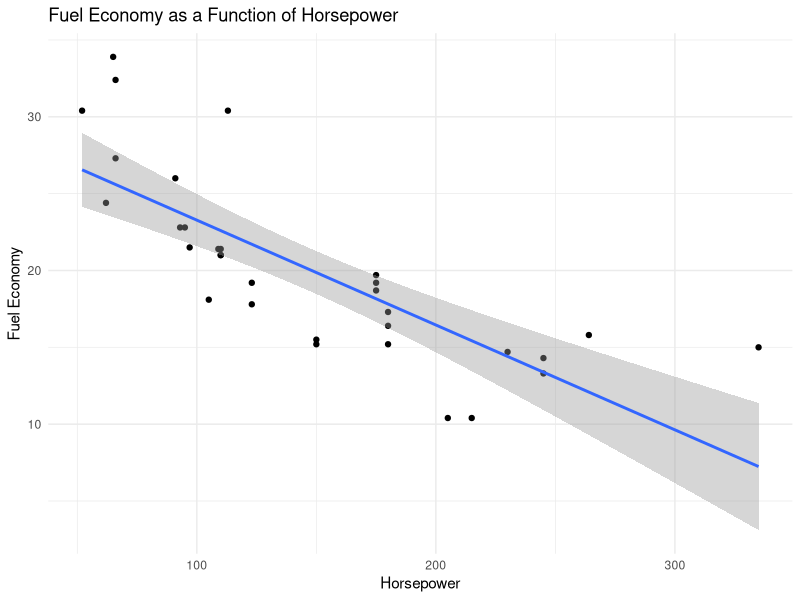
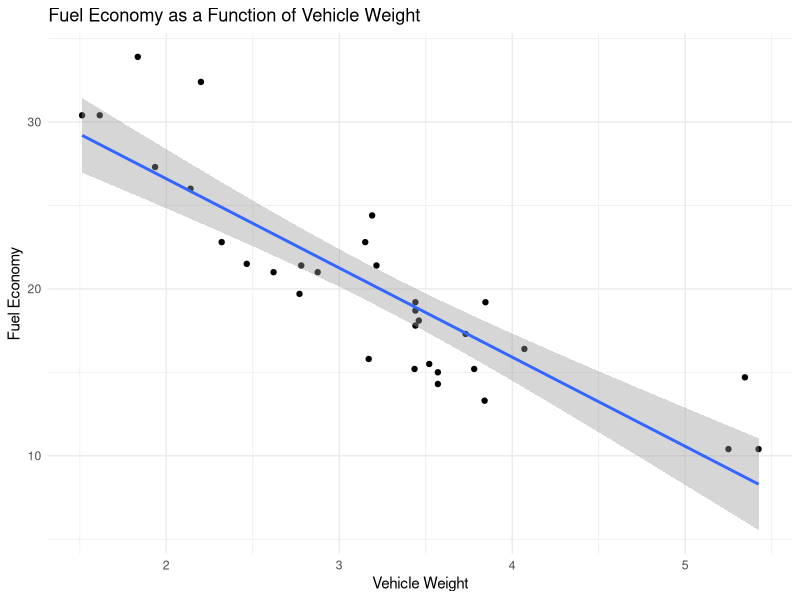
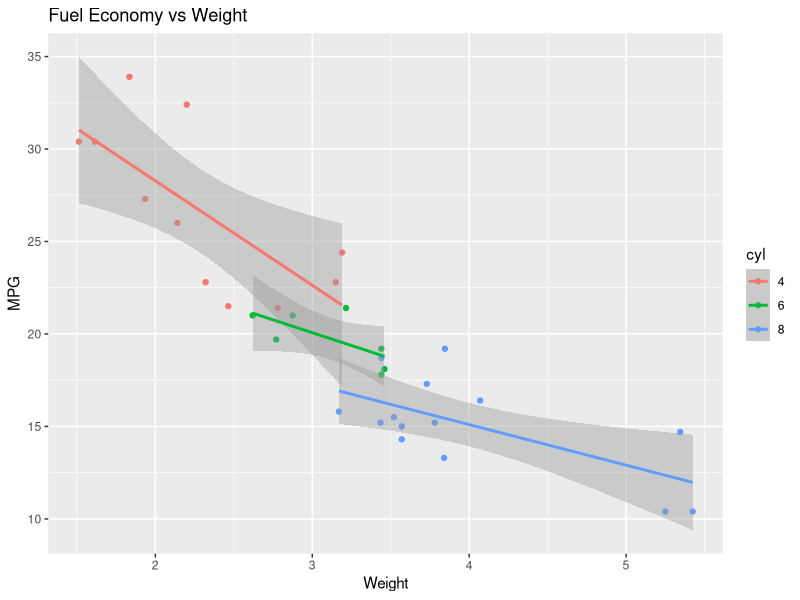
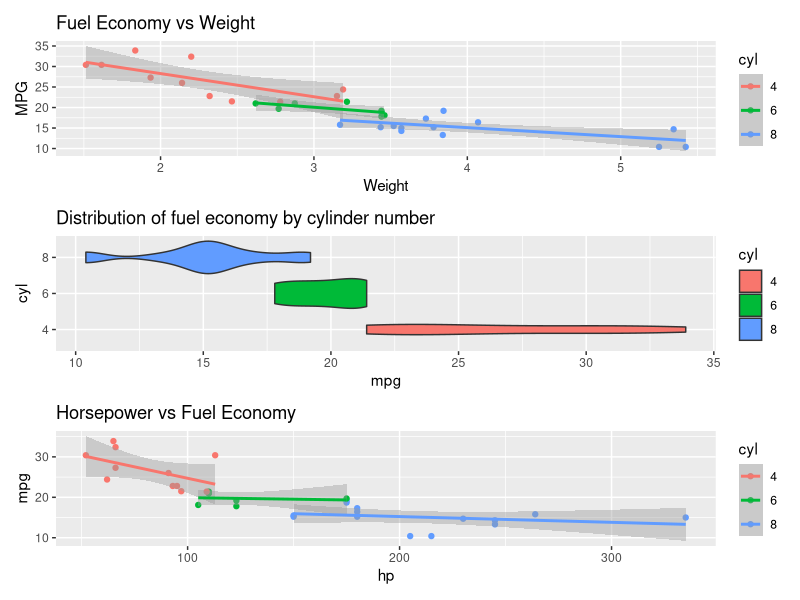
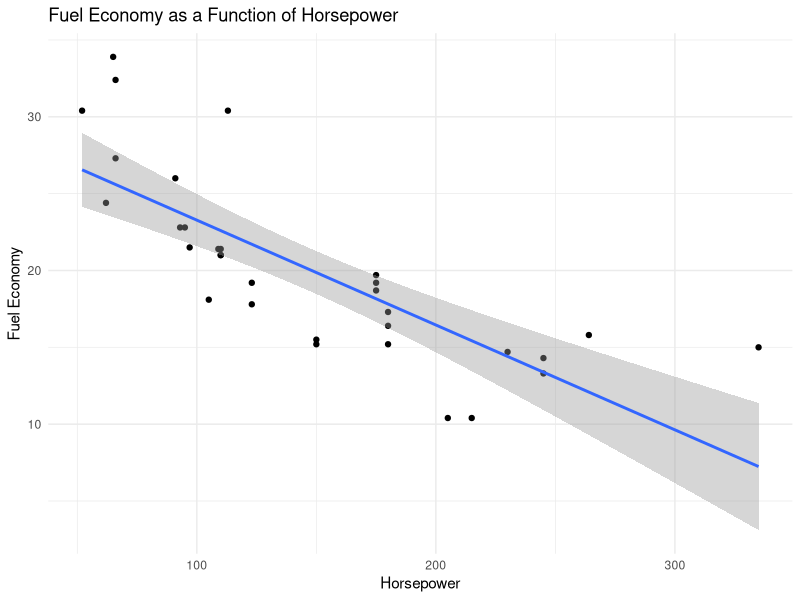
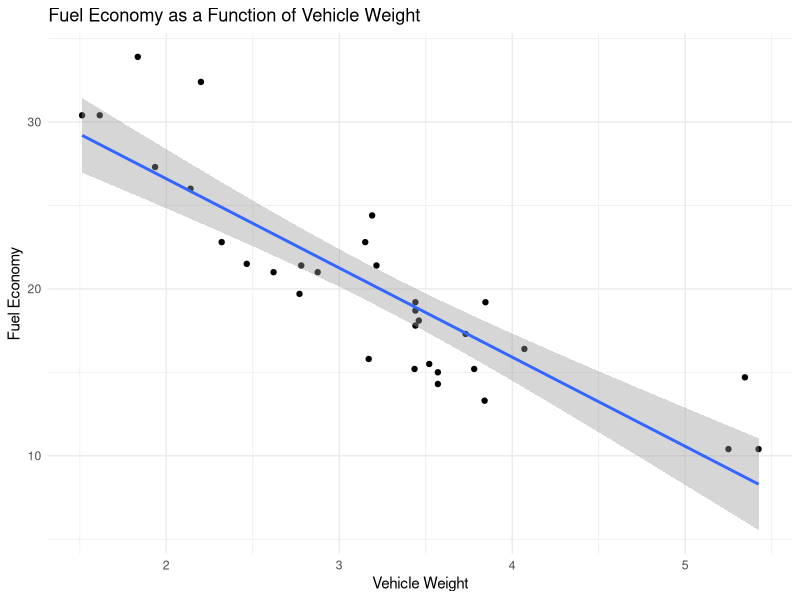
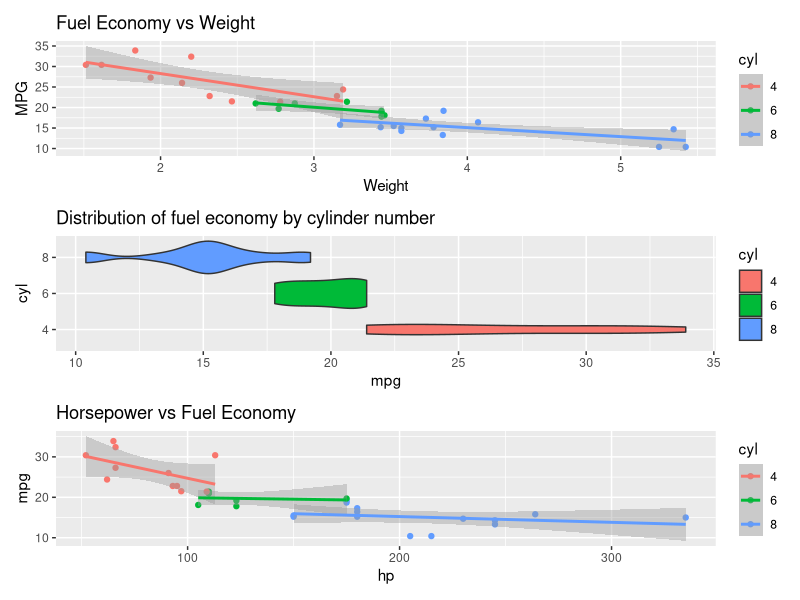

The R script that drew these images, in order:

library(tidyverse)
library(patchwork)
# 1.  loads the mtcars data set
data("mtcars")
# 2.  subsets the mtcars dataframe to include only **automatic transmissions**
names(mtcars)
?mtcars
dfa<- mtcars%>%filter(am=="0")
dfa
#   3.  saves this new subset as a new file called "automatic_mtcars.csv" in *your* Assignment_6 directory
write_csv(dfa,"./automatic_mtcars.csv")
# 4.  plots the effect of horsepower on miles-per-gallon using ggplot2 (update plot to have meaningful labels and title)
ggplot(mtcars,aes(x=hp,y=mpg))+geom_point()+geom_smooth(method = lm)+labs(title="Fuel Economy as a Function of Horsepower",y="Fuel Economy",x="Horsepower")+theme_minimal()
# 5.  saves this plot as a png image called "mpg_vs_hp_auto.png" in your Assignment_6 directory
ggsave("./mpg_vs_hp_auto.png")
# 6.  plots the effect of weight on miles-per-gallon (with improved labels, again)
ggplot(mtcars,aes(x=wt,y=mpg))+geom_point()+geom_smooth(method = lm)+labs(title="Fuel Economy as a Function of Vehicle Weight",y="Fuel Economy",x="Vehicle Weight")+theme_minimal()

# 7.  saves this second plot as a **tiff** image called "mpg_vs_wt_auto.tiff" in your Assignment_5 directory
ggsave("./mpg_vs_wt_auto.tiff")
# 8.  subsets the *original* mtcars dataframe to include only cars with displacements less than or equal to 200 cu.in.
class(mtcars$disp)
df_tiny <- mtcars%>%filter(disp<=200)
# 9.  saves that new subset as a csv file called mtcars_max200_displ.csv
write.csv(df_tiny,"./mtcars_max200_displ.csv")
# 10. includes code to calculate the maximum horsepower for each of the three dataframes (original, automatic, max200)
original_hp <- max(mtcars$hp)
automatic_hp <-max(dfa$hp)
max200_hp <- max(df_tiny)
# 11. prints these calculations (from task 10) in a readable format to a new plaintext file called hp_maximums.txt

df_txt <- data.frame(original_hp,automatic_hp,max200_hp)
write.table(df_txt,"./hp_maximums.txt")
# 12. combines the following 3 plots into one image using the *patchwork* package (all 3 plots use the full un-subsetted mtcars data)
#create a new df for this part of the assignment labeled df
df <- mtcars
#make cyl a factor so it is not interpreted as continous data
df$cyl <- as.factor(df$cyl)



# - Scatterplot + trendline of the effect of weight on mpg (points and linear trendlines colored by the number of cylinders)
p1<- ggplot(df,aes(x=wt,y=mpg,color=cyl))+geom_point()+geom_smooth(method = lm)+
  labs(title = "Fuel Economy vs Weight",x="Weight",y="MPG")
p1
# - Violin chart of the distributions of mpg for cars, separated and colored by the number of cylinders
p2 <- ggplot(df,aes(x=mpg,y=cyl,fill=cyl))+geom_violin()+labs(title = "Distribution of fuel economy by cylinder number")
# - Scatterplot + trendline of the effect of horsepower on mpg (points and linear trendlines colored by the number of cylinders)

p3 <- ggplot(df,aes(x=hp,y=mpg,color=cyl))+geom_point()+geom_smooth(method = lm)+labs(title = "Horsepower vs Fuel Economy")
p4<- p1/p2/p3
p4
# 13. saves that combined figure as a single png image file called combined_mtcars_plot.png in your Assignment_6 directory
ggsave("./combined_mtcars_plot.png",width = 7,height = 10)

